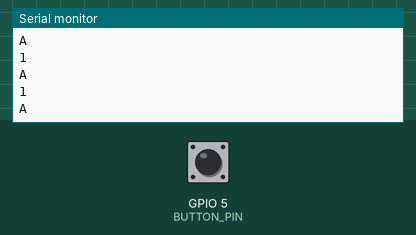
Bench run of a program on a simulated ESP32. On the bench: the last lines printed to the serial monitor. The inputs (shaded band) are chosen by the test bench; at power-on: GPIO 5 (BUTTON_PIN) HIGH.

Above: at 1.2 s.
1.3 s: GPIO 5 (BUTTON_PIN) pulled LOW for 0.15 s
At 1.32 s:
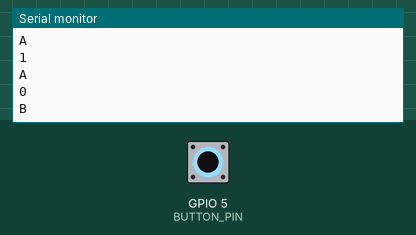
2.9 s: GPIO 5 (BUTTON_PIN) pulled LOW for 1 s
At 2.92 s:
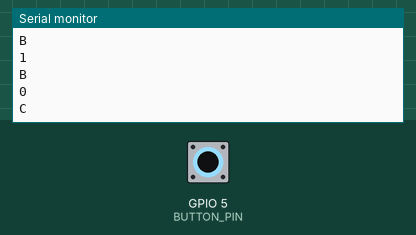
5.4 s: GPIO 5 (BUTTON_PIN) pulled LOW for 0.15 s
At 5.42 s:
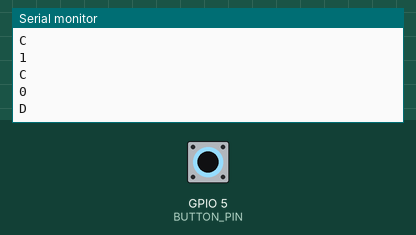
7.0 s: GPIO 5 (BUTTON_PIN) pulled LOW for 1 s
At 7.02 s:
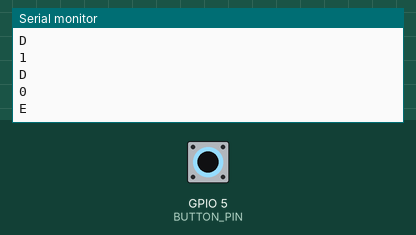
9.5 s: GPIO 5 (BUTTON_PIN) pulled LOW for 3.2 s
At 9.53 s:
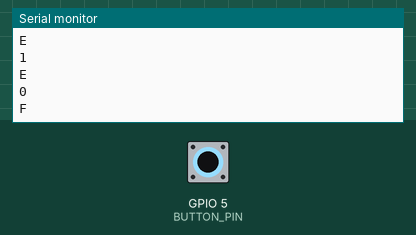
14.2 s: GPIO 5 (BUTTON_PIN) pulled LOW for 0.15 s
At 14.23 s:
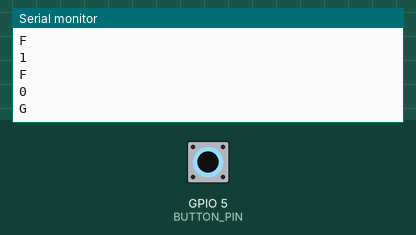

Measured:
- after the input at 1.3 s, the serial monitor: prints a new line at once (image 1)
- after the input at 2.9 s, the serial monitor: prints a new line at once (image 2)
- after the input at 5.4 s, the serial monitor: prints a new line at once (image 3)
- after the input at 7.0 s, the serial monitor: prints a new line at once (image 4)
- after the input at 9.5 s, the serial monitor: prints a new line at once (image 5)
- after the input at 14.2 s, the serial monitor: prints a new line at once (image 6)

The program:

main.cpp
```cpp
#include <Arduino.h>

#define BUTTON_PIN 5  // Collega il bottone Grove a un pin digitale, ad esempio GPIO 4

char letteraCorrente = 'A';  // Iniziamo da 'A'
bool statoPrecedente = HIGH; // Stato precedente del bottone (pull-up)

// Funzione da chiamare periodicamente (es: dentro loop)
void aggiornaLetteraConBottone() {
  bool statoCorrente = digitalRead(BUTTON_PIN);
  Serial.println(statoCorrente);

  // Rilevazione pressione bottone (HIGH -> LOW, con pull-up)
  if (statoPrecedente == HIGH && statoCorrente == LOW) {
    letteraCorrente++;
    if (letteraCorrente > 'Z') {
      letteraCorrente = 'A'; // Torna ad 'A' se superiamo 'Z'
    }

    //Serial.print("Nuova lettera: ");
    //Serial.println(letteraCorrente);

    // Qui puoi inviare letteraCorrente via ESP-NOW
  }

  statoPrecedente = statoCorrente;
  Serial.println(letteraCorrente);

}

void setup() {
  Serial.begin(115200);
  pinMode(BUTTON_PIN, INPUT_PULLUP); // Grove bottone lavora bene con pull-up interno
}

void loop() {
  aggiornaLetteraConBottone();
  delay(50); // Debounce semplice
}
```
